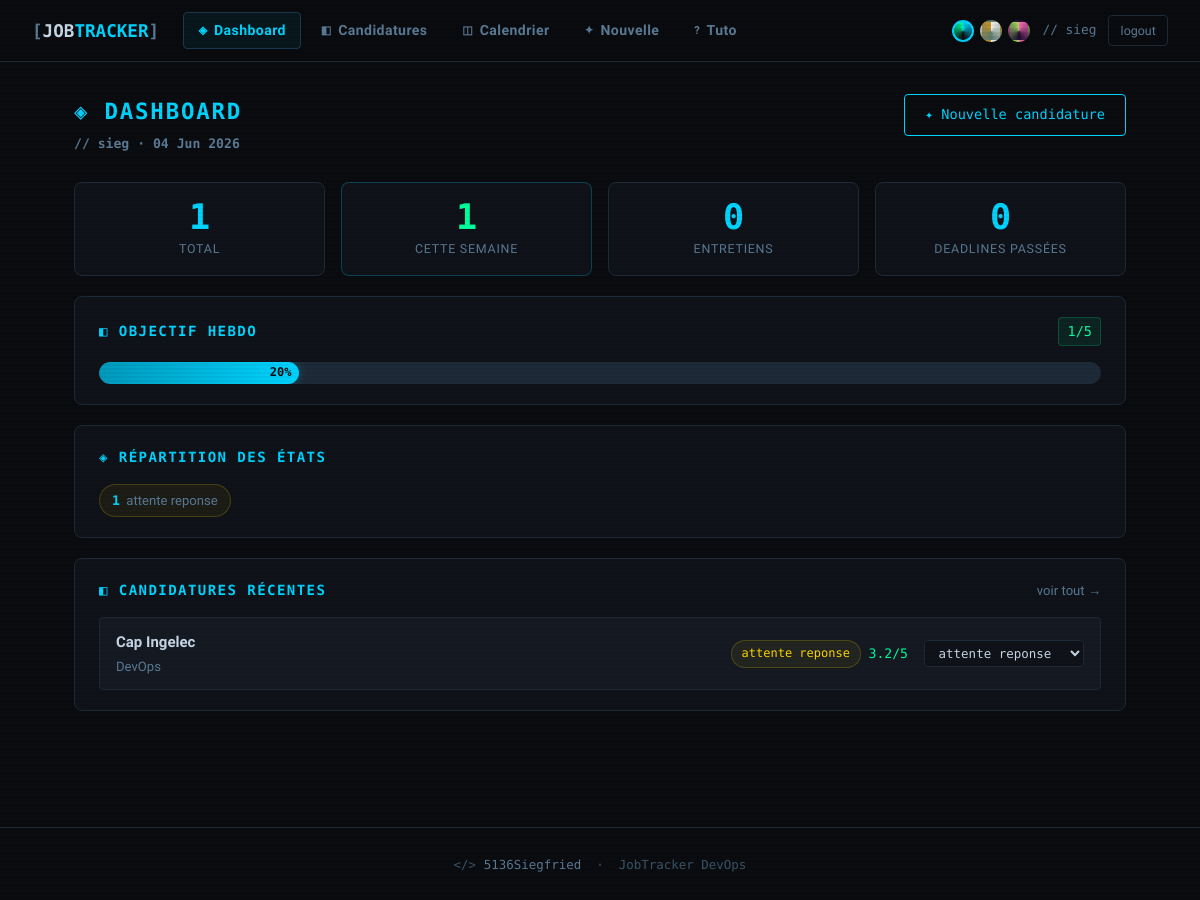
The page / (signed in) on the database its author committed.
### app/models.py (models this page shows, shortened)
class User(UserMixin, db.Model):
    __tablename__ = "users"
    id = db.Column(db.Integer, primary_key=True)
    username = db.Column(db.String(80), unique=True, nullable=False)
    password_hash = db.Column(db.String(256), nullable=False)
    theme = db.Column(db.String(20), default="cyber")
    candidatures = db.relationship("Candidature", backref="user", lazy=True, cascade="all, delete-orphan")

class Candidature(db.Model):
    __tablename__ = "candidatures"
    id = db.Column(db.Integer, primary_key=True)
    user_id = db.Column(db.Integer, db.ForeignKey("users.id"), nullable=False)
    entreprise = db.Column(db.String(200), nullable=False)
    poste = db.Column(db.String(200), nullable=False)
    date_candidature = db.Column(db.Date, default=date.today)
    prochaine_deadline = db.Column(db.Date, nullable=True)
    type_contrat = db.Column(db.String(50), default="")
    teletravail = db.Column(db.String(50), default="")
    salaire_min = db.Column(db.Integer, default=0)
    salaire_max = db.Column(db.Integer, default=0)
    niveau_interet = db.Column(db.Integer, default=3)
    contact_nom = db.Column(db.String(200), default="")
    contact_email = db.Column(db.String(200), default="")
    etat = db.Column(db.String(50), default="en_attente")
    niveau_tech = db.Column(db.Integer, default=3)
    ambiance_valeurs = db.Column(db.Integer, default=3)
    ethique = db.Column(db.Integer, default=3)
    remuneration = db.Column(db.Integer, default=3)
    evolution = db.Column(db.Integer, default=3)
    reputation_pro = db.Column(db.Integer, default=3)
    ressenti = db.Column(db.Text, default="")
    notes = db.Column(db.Text, default="")
    @property
    def score_global(self):
        return round((
            self.niveau_tech + self.ambiance_valeurs + self.ethique +
            self.remuneration + self.evolution + self.reputation_pro
        ) / 6, 1)
    @property
    def deadline_depassee(self):
        if self.prochaine_deadline:
            return self.prochaine_deadline < date.today()
        return False
    @property
    def deadline_urgente(self):
        if self.prochaine_deadline:
            delta = (self.prochaine_deadline - date.today()).days
            return 0 <= delta <= 2
        return False

### app/app.py (the view)
    @app.route("/")
    @login_required
    def dashboard():
        candidatures = Candidature.query.filter_by(user_id=current_user.id)\
            .order_by(Candidature.date_candidature.desc()).all()
        today = date.today()
        monday = today - timedelta(days=today.weekday())
        cette_semaine = [c for c in candidatures if c.date_candidature >= monday]
        OBJECTIF_HEBDO = 5
        progress = min(int((len(cette_semaine) / OBJECTIF_HEBDO) * 100), 100)
        etat_counter = Counter(c.etat for c in candidatures)
        urgentes = [c for c in candidatures if c.deadline_urgente and c.etat not in ("refuse", "accepte")]
        depassees = [c for c in candidatures if c.deadline_depassee and c.etat not in ("refuse", "accepte")]
        stats = {
            "total": len(candidatures),
            "en_attente": etat_counter.get("en_attente", 0),
            "entretiens": sum(v for k, v in etat_counter.items() if "entretien" in k),
            "cette_semaine": len(cette_semaine),
            "objectif_hebdo": OBJECTIF_HEBDO,
            "progress": progress,
            "etats": dict(etat_counter),
            "urgentes": len(urgentes),
            "depassees": len(depassees),
        }
        return render_template("dashboard.html",
            candidatures=candidatures[:5],
            stats=stats,
            urgentes=urgentes,
            today=today,
        )

### app/templates/dashboard.html (shortened to what this page needs)
{% extends "base.html" %}
{% block content %}
<div class="page-header">
  <h1 class="page-title">
    <span class="title-line">◈ DASHBOARD</span>
    <span class="title-sub">// {{ current_user.username }} · {{ today.strftime('%d %b %Y') }}</span>
  </h1>
  <a href="{{ url_for('form') }}" class="btn-primary">
    <span>✦ Nouvelle candidature</span>
  </a>
</div>
<div class="stats-grid">
  <div class="stat-card">
    <div class="stat-value">{{ stats.total }}</div>
    <div class="stat-label">Total</div>
  </div>
  <div class="stat-card stat-card--accent">
    <div class="stat-value">{{ stats.cette_semaine }}</div>
    <div class="stat-label">Cette semaine</div>
  </div>
  <div class="stat-card">
    <div class="stat-value">{{ stats.entretiens }}</div>
    <div class="stat-label">Entretiens</div>
  </div>
  <div class="stat-card {% if stats.depassees > 0 %}stat-card--warn{% endif %}">
    <div class="stat-value">{{ stats.depassees }}</div>
    <div class="stat-label">Deadlines passées</div>
  </div>
</div>
<section class="card">
  <div class="card-header">
    <h2 class="card-title">◧ Objectif hebdo</h2>
    <span class="card-badge">{{ stats.cette_semaine }}/{{ stats.objectif_hebdo }}</span>
  </div>
  <div class="progress-track">
    <div class="progress-fill" style="width: {{ stats.progress }}%">
      <span class="progress-label">{{ stats.progress }}%</span>
    </div>
  </div>
</section>
{% if stats.etats %}
<section class="card">
  <div class="card-header">
    <h2 class="card-title">◈ Répartition des états</h2>
  </div>
  <div class="etat-chips">
    {% for etat, count in stats.etats.items() %}
    <div class="etat-chip etat-{{ etat }}">
      <span class="chip-count">{{ count }}</span>
      <span class="chip-label">{{ etat | replace('_', ' ') }}</span>
    </div>
    {% endfor %}
  </div>
</section>
{% endif %}
<section class="card">
  <div class="card-header">
    <h2 class="card-title">◧ Candidatures récentes</h2>
    <a href="{{ url_for('list_candidatures') }}" class="card-link">voir tout →</a>
  </div>
  {% if candidatures %}
  <div class="cand-list">
    {% for c in candidatures %}
    <div class="cand-row {% if c.deadline_depassee %}cand-row--overdue{% elif c.deadline_urgente %}cand-row--urgent{% endif %}">
      <div class="cand-main">
        <a href="{{ url_for('detail', cid=c.id) }}" class="cand-name">{{ c.entreprise }}</a>
        <span class="cand-poste">{{ c.poste }}</span>
      </div>
      <div class="cand-meta">
        <span class="badge etat-badge etat-{{ c.etat }}">{{ c.etat | replace('_', ' ') }}</span>
        <span class="cand-score" title="Score global">{{ c.score_global }}/5</span>
      </div>
      <div class="cand-actions">
        <select class="etat-select" data-cid="{{ c.id }}" title="Changer l'état">
          {% for e in ['en_attente','attente_reponse','entretien_planifie','entretien_realise','test_technique','offre_recue','accepte','refuse','ghosted'] %}
          <option value="{{ e }}" {% if c.etat == e %}selected{% endif %}>{{ e | replace('_',' ') }}</option>
          {% endfor %}
        </select>
      </div>
    </div>
    {% endfor %}
  </div>
  {% else %}
  <div class="empty-state">
    <p class="empty-icon">◈</p>
    <p>Aucune candidature. <a href="{{ url_for('form') }}">Commencer ici →</a></p>
  </div>
  {% endif %}
</section>
{% endblock %}

### app/templates/base.html (shortened to what this page needs)
<!DOCTYPE html>
<html lang="fr" data-theme="{{ current_user.theme if current_user.is_authenticated else 'cyber' }}">
<head>
  <link rel="stylesheet" href="{{ url_for('static', filename='css/style.css') }}">
</head>
<body>
{% if current_user.is_authenticated %}
<nav class="navbar">
  <a href="{{ url_for('dashboard') }}" class="nav-brand">
    <span class="brand-bracket">[</span>JOB<span class="brand-accent">TRACKER</span><span class="brand-bracket">]</span>
  </a>
  <div class="nav-links">
    <a href="{{ url_for('dashboard') }}" class="nav-link {% if request.endpoint == 'dashboard' %}active{% endif %}">
      <span class="nav-icon">◈</span> Dashboard
    </a>
    <a href="{{ url_for('list_candidatures') }}" class="nav-link {% if request.endpoint == 'list_candidatures' %}active{% endif %}">
      <span class="nav-icon">◧</span> Candidatures
    </a>
    <a href="{{ url_for('cal') }}" class="nav-link {% if request.endpoint == 'cal' %}active{% endif %}">
      <span class="nav-icon">◫</span> Calendrier
    </a>
    <a href="{{ url_for('form') }}" class="nav-link {% if request.endpoint == 'form' %}active{% endif %}">
      <span class="nav-icon">✦</span> Nouvelle
    </a>
    <a href="{{ url_for('tutorial') }}" class="nav-link {% if request.endpoint == 'tutorial' %}active{% endif %}">
      <span class="nav-icon">?</span> Tuto
    </a>
  </div>
  <div class="nav-user">
    <div class="theme-switcher" title="Changer le thème">
      <button class="theme-btn {% if current_user.theme == 'cyber' %}active{% endif %}"
              data-theme="cyber" title="Cyber"></button>
      <button class="theme-btn {% if current_user.theme == 'zen' %}active{% endif %}"
              data-theme="zen" title="Zen"></button>
      <button class="theme-btn {% if current_user.theme == 'kirby' %}active{% endif %}"
              data-theme="kirby" title="Kirby"></button>
    </div>
    <span class="user-tag">// {{ current_user.username }}</span>
    <a href="{{ url_for('logout') }}" class="btn-ghost-sm">logout</a>
  </div>
</nav>
{% endif %}
<main class="main-content">
  {% block content %}{% endblock %}
</main>
<footer class="footer">
  <span class="footer-text">
    &lt;/&gt; <a href="https://github.com/5136Siegfried/jobtracker-devops" target="_blank">5136Siegfried</a>
    &nbsp;·&nbsp; JobTracker DevOps
  </span>
</footer>
</body>
</html>

### rows shown on the page
User: username "sieg"
Candidature: count "1", etat "attente reponse", entreprise "Cap Ingelec", poste "DevOps", score_global "3.2", etat+id "attente reponse"

### other values the page prints
{{ stats.total }} "1"
{{ stats.cette_semaine }} "1"
{{ stats.entretiens }} "0"
{{ stats.depassees }} "0"
{{ stats.objectif_hebdo }} "5"
{{ stats.progress }} "20"
